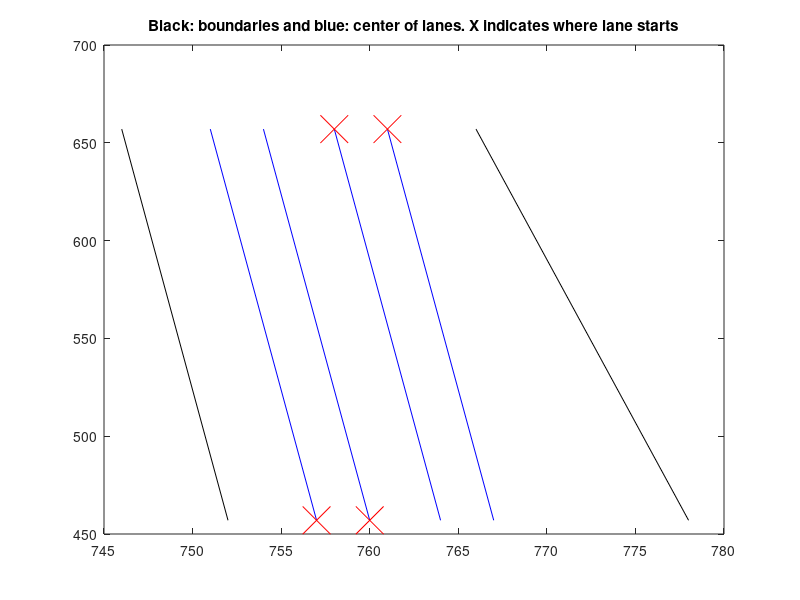

Reproduce this figure in MATLAB.
%Define lanes to fit InSite scenario. AK. Jan 30, 2018.
function ita_define_lanes
%original bounds obtained by browsing InSite
pur=[766.31 657]
pdr=[778.03 448.19]
pul=[745.94 657]
pdl=[751.54 457.36]
%original bounds rounded for integers by myself
pur=[766 657]
pdr=[778 457]
pul=[746 657]
pdl=[752 457]

pur-pul
pdr-pdl
%in terms of x, upper has 20 m of space while down has 26 m. Use upper
middleXUpper = (pur(1)-pul(1))/2 + pul(1); %756
middleXLower = pdl(1)+10;
middleUpper=[middleXUpper 657]
middleLower=[middleXLower 457]
clf
plot([pur(1) pdr(1)], [pur(2) pdr(2)],'k')
hold on
plot([pul(1) pdl(1)], [pul(2) pdl(2)],'k')
title('Black: boundaries and blue: center of lanes. X indicates where lane starts');
lineCenter.start = [middleLower(1) middleLower(2)];
lineCenter.end = [middleUpper(1) middleUpper(2)];

%middleYUpper = (pur(1)-pul(1))/2 + pul(1);
%make things with respect to B
leftBorder.end=pul; %node3
leftBorder.start=pdl; %node4
[m1,b1]=getLineParameters(leftBorder)
[m2,b2]=getLineParameters(lineCenter)

m1-m2 %have same angle
N=4; %num of lanes
laneCenterA.start=[lineCenter.start(1)-5 lineCenter.start(2)]
laneCenterA.end=[lineCenter.end(1)-5 lineCenter.end(2)]
hold on
plotLane(laneCenterA,'b')
laneCenterB.start=[lineCenter.start(1)-2 lineCenter.start(2)]
laneCenterB.end=[lineCenter.end(1)-2 lineCenter.end(2)]
plotLane(laneCenterB,'b')
%invert direction of C and D
laneCenterC.start=[lineCenter.end(1)+2 lineCenter.end(2)]
laneCenterC.end=[lineCenter.start(1)+2 lineCenter.start(2)]
plotLane(laneCenterC,'b')
laneCenterD.start=[lineCenter.end(1)+5 lineCenter.end(2)]
laneCenterD.end=[lineCenter.start(1)+5 lineCenter.start(2)]
plotLane(laneCenterD,'b')

%mark where the cars start
plot(laneCenterA.start(1),laneCenterA.start(2),'xr','MarkerSize',20)
plot(laneCenterB.start(1),laneCenterB.start(2),'xr','MarkerSize',20)
plot(laneCenterC.start(1),laneCenterC.start(2),'xr','MarkerSize',20)
plot(laneCenterD.start(1),laneCenterD.start(2),'xr','MarkerSize',20)
disp('Result:')
laneCenterA, laneCenterB, laneCenterC, laneCenterD

%This was the final result:
% <nodes>
%    <node id="1" x="751" y="657" />
%    <node id="2" x="757" y="457" />
%    <node id="3" x="754" y="657" />
%    <node id="4" x="760" y="457" />
%    <node id="5" x="758" y="657" />
%    <node id="6" x="764" y="457" />
%    <node id="7" x="761" y="657" />
%    <node id="8" x="767" y="457" />
% </nodes>
end

function [m,b]=getLineParameters(lane)
anglerad=atan2(lane.end(2)-lane.start(2),lane.end(1)-lane.start(1));
m=(lane.end(2)-lane.start(2))/(lane.end(1)-lane.start(1));
angle=anglerad*180/pi;
b=lane.end(2)-m*lane.end(1);
end

function plotLane(lane,mycolor)
    plot([lane.start(1) lane.end(1)], [lane.start(2) lane.end(2)],mycolor)
end